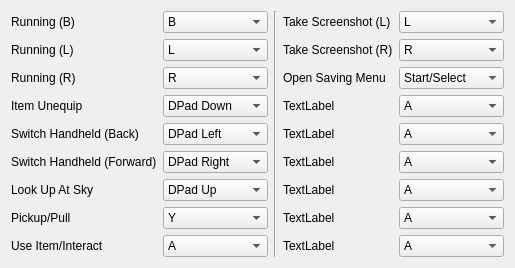
<?xml version="1.0" encoding="UTF-8"?>
<ui version="4.0">
 <class>ButtonRemap</class>
 <widget class="QDialog" name="ButtonRemap">
  <property name="geometry">
   <rect>
    <x>0</x>
    <y>0</y>
    <width>464</width>
    <height>246</height>
   </rect>
  </property>
  <property name="windowTitle">
   <string>Button Remapper</string>
  </property>
  <layout class="QGridLayout" name="gridLayout">
   <item row="2" column="3">
    <widget class="QLabel" name="LBL_SaveMenu">
     <property name="text">
      <string>Open Saving Menu</string>
     </property>
    </widget>
   </item>
   <item row="0" column="1">
    <widget class="QComboBox" name="CMB_RunB">
     <property name="currentIndex">
      <number>1</number>
     </property>
     <property name="sizeAdjustPolicy">
      <enum>QComboBox::AdjustToContents</enum>
     </property>
     <item>
      <property name="text">
       <string>A</string>
      </property>
     </item>
     <item>
      <property name="text">
       <string>B</string>
      </property>
     </item>
     <item>
      <property name="text">
       <string>X</string>
      </property>
     </item>
     <item>
      <property name="text">
       <string>Y</string>
      </property>
     </item>
     <item>
      <property name="text">
       <string>Start/Select</string>
      </property>
     </item>
     <item>
      <property name="text">
       <string>L</string>
      </property>
     </item>
     <item>
      <property name="text">
       <string>R</string>
      </property>
     </item>
     <item>
      <property name="text">
       <string>Touch Screen</string>
      </property>
     </item>
     <item>
      <property name="text">
       <string>DPad Up</string>
      </property>
     </item>
     <item>
      <property name="text">
       <string>DPad Down</string>
      </property>
     </item>
     <item>
      <property name="text">
       <string>DPad Left</string>
      </property>
     </item>
     <item>
      <property name="text">
       <string>DPad Right</string>
      </property>
     </item>
     <item>
      <property name="text">
       <string>CPad Up</string>
      </property>
     </item>
     <item>
      <property name="text">
       <string>CPad Down</string>
      </property>
     </item>
     <item>
      <property name="text">
       <string>CPad Left</string>
      </property>
     </item>
     <item>
      <property name="text">
       <string>CPad Right</string>
      </property>
     </item>
    </widget>
   </item>
   <item row="4" column="3">
    <widget class="QLabel" name="RunBLabel_14">
     <property name="text">
      <string>TextLabel</string>
     </property>
    </widget>
   </item>
   <item row="8" column="5">
    <widget class="QComboBox" name="RunBBox_18">
     <item>
      <property name="text">
       <string>A</string>
      </property>
     </item>
     <item>
      <property name="text">
       <string>B</string>
      </property>
     </item>
     <item>
      <property name="text">
       <string>X</string>
      </property>
     </item>
     <item>
      <property name="text">
       <string>Y</string>
      </property>
     </item>
     <item>
      <property name="text">
       <string>Select</string>
      </property>
     </item>
     <item>
      <property name="text">
       <string>Start</string>
      </property>
     </item>
     <item>
      <property name="text">
       <string>L</string>
      </property>
     </item>
     <item>
      <property name="text">
       <string>R</string>
      </property>
     </item>
     <item>
      <property name="text">
       <string>Touch Screen</string>
      </property>
     </item>
     <item>
      <property name="text">
       <string>DPad Up</string>
      </property>
     </item>
     <item>
      <property name="text">
       <string>DPad Down</string>
      </property>
     </item>
     <item>
      <property name="text">
       <string>DPad Left</string>
      </property>
     </item>
     <item>
      <property name="text">
       <string>DPad Right</string>
      </property>
     </item>
     <item>
      <property name="text">
       <string>CPad Up</string>
      </property>
     </item>
     <item>
      <property name="text">
       <string>CPad Down</string>
      </property>
     </item>
     <item>
      <property name="text">
       <string>CPad Left</string>
      </property>
     </item>
     <item>
      <property name="text">
       <string>CPad Right</string>
      </property>
     </item>
    </widget>
   </item>
   <item row="0" column="3">
    <widget class="QLabel" name="LBL_ScreenshotL">
     <property name="text">
      <string>Take Screenshot (L)</string>
     </property>
    </widget>
   </item>
   <item row="6" column="5">
    <widget class="QComboBox" name="RunBBox_16">
     <item>
      <property name="text">
       <string>A</string>
      </property>
     </item>
     <item>
      <property name="text">
       <string>B</string>
      </property>
     </item>
     <item>
      <property name="text">
       <string>X</string>
      </property>
     </item>
     <item>
      <property name="text">
       <string>Y</string>
      </property>
     </item>
     <item>
      <property name="text">
       <string>Select</string>
      </property>
     </item>
     <item>
      <property name="text">
       <string>Start</string>
      </property>
     </item>
     <item>
      <property name="text">
       <string>L</string>
      </property>
     </item>
     <item>
      <property name="text">
       <string>R</string>
      </property>
     </item>
     <item>
      <property name="text">
       <string>Touch Screen</string>
      </property>
     </item>
     <item>
      <property name="text">
       <string>DPad Up</string>
      </property>
     </item>
     <item>
      <property name="text">
       <string>DPad Down</string>
      </property>
     </item>
     <item>
      <property name="text">
       <string>DPad Left</string>
      </property>
     </item>
     <item>
      <property name="text">
       <string>DPad Right</string>
      </property>
     </item>
     <item>
      <property name="text">
       <string>CPad Up</string>
      </property>
     </item>
     <item>
      <property name="text">
       <string>CPad Down</string>
      </property>
     </item>
     <item>
      <property name="text">
       <string>CPad Left</string>
      </property>
     </item>
     <item>
      <property name="text">
       <string>CPad Right</string>
      </property>
     </item>
    </widget>
   </item>
   <item row="1" column="3">
    <widget class="QLabel" name="LBL_ScreenshotR">
     <property name="sizePolicy">
      <sizepolicy hsizetype="Maximum" vsizetype="Preferred">
       <horstretch>0</horstretch>
       <verstretch>0</verstretch>
      </sizepolicy>
     </property>
     <property name="text">
      <string>Take Screenshot (R)</string>
     </property>
    </widget>
   </item>
   <item row="3" column="5">
    <widget class="QComboBox" name="RunBBox_13">
     <item>
      <property name="text">
       <string>A</string>
      </property>
     </item>
     <item>
      <property name="text">
       <string>B</string>
      </property>
     </item>
     <item>
      <property name="text">
       <string>X</string>
      </property>
     </item>
     <item>
      <property name="text">
       <string>Y</string>
      </property>
     </item>
     <item>
      <property name="text">
       <string>Select</string>
      </property>
     </item>
     <item>
      <property name="text">
       <string>Start</string>
      </property>
     </item>
     <item>
      <property name="text">
       <string>L</string>
      </property>
     </item>
     <item>
      <property name="text">
       <string>R</string>
      </property>
     </item>
     <item>
      <property name="text">
       <string>Touch Screen</string>
      </property>
     </item>
     <item>
      <property name="text">
       <string>DPad Up</string>
      </property>
     </item>
     <item>
      <property name="text">
       <string>DPad Down</string>
      </property>
     </item>
     <item>
      <property name="text">
       <string>DPad Left</string>
      </property>
     </item>
     <item>
      <property name="text">
       <string>DPad Right</string>
      </property>
     </item>
     <item>
      <property name="text">
       <string>CPad Up</string>
      </property>
     </item>
     <item>
      <property name="text">
       <string>CPad Down</string>
      </property>
     </item>
     <item>
      <property name="text">
       <string>CPad Left</string>
      </property>
     </item>
     <item>
      <property name="text">
       <string>CPad Right</string>
      </property>
     </item>
    </widget>
   </item>
   <item row="5" column="1">
    <widget class="QComboBox" name="CMB_SwitchRight">
     <property name="currentIndex">
      <number>11</number>
     </property>
     <item>
      <property name="text">
       <string>A</string>
      </property>
     </item>
     <item>
      <property name="text">
       <string>B</string>
      </property>
     </item>
     <item>
      <property name="text">
       <string>X</string>
      </property>
     </item>
     <item>
      <property name="text">
       <string>Y</string>
      </property>
     </item>
     <item>
      <property name="text">
       <string>Start/Select</string>
      </property>
     </item>
     <item>
      <property name="text">
       <string>L</string>
      </property>
     </item>
     <item>
      <property name="text">
       <string>R</string>
      </property>
     </item>
     <item>
      <property name="text">
       <string>Touch Screen</string>
      </property>
     </item>
     <item>
      <property name="text">
       <string>DPad Up</string>
      </property>
     </item>
     <item>
      <property name="text">
       <string>DPad Down</string>
      </property>
     </item>
     <item>
      <property name="text">
       <string>DPad Left</string>
      </property>
     </item>
     <item>
      <property name="text">
       <string>DPad Right</string>
      </property>
     </item>
     <item>
      <property name="text">
       <string>CPad Up</string>
      </property>
     </item>
     <item>
      <property name="text">
       <string>CPad Down</string>
      </property>
     </item>
     <item>
      <property name="text">
       <string>CPad Left</string>
      </property>
     </item>
     <item>
      <property name="text">
       <string>CPad Right</string>
      </property>
     </item>
    </widget>
   </item>
   <item row="7" column="1">
    <widget class="QComboBox" name="CMB_Pickup">
     <property name="currentIndex">
      <number>3</number>
     </property>
     <item>
      <property name="text">
       <string>A</string>
      </property>
     </item>
     <item>
      <property name="text">
       <string>B</string>
      </property>
     </item>
     <item>
      <property name="text">
       <string>X</string>
      </property>
     </item>
     <item>
      <property name="text">
       <string>Y</string>
      </property>
     </item>
     <item>
      <property name="text">
       <string>Start/Select</string>
      </property>
     </item>
     <item>
      <property name="text">
       <string>L</string>
      </property>
     </item>
     <item>
      <property name="text">
       <string>R</string>
      </property>
     </item>
     <item>
      <property name="text">
       <string>Touch Screen</string>
      </property>
     </item>
     <item>
      <property name="text">
       <string>DPad Up</string>
      </property>
     </item>
     <item>
      <property name="text">
       <string>DPad Down</string>
      </property>
     </item>
     <item>
      <property name="text">
       <string>DPad Left</string>
      </property>
     </item>
     <item>
      <property name="text">
       <string>DPad Right</string>
      </property>
     </item>
     <item>
      <property name="text">
       <string>CPad Up</string>
      </property>
     </item>
     <item>
      <property name="text">
       <string>CPad Down</string>
      </property>
     </item>
     <item>
      <property name="text">
       <string>CPad Left</string>
      </property>
     </item>
     <item>
      <property name="text">
       <string>CPad Right</string>
      </property>
     </item>
    </widget>
   </item>
   <item row="4" column="0">
    <widget class="QLabel" name="LBL_SwitchLeft">
     <property name="text">
      <string>Switch Handheld (Back)</string>
     </property>
    </widget>
   </item>
   <item row="7" column="0">
    <widget class="QLabel" name="LBL_Pickup">
     <property name="text">
      <string>Pickup/Pull</string>
     </property>
    </widget>
   </item>
   <item row="0" column="0">
    <widget class="QLabel" name="LBL_RunB">
     <property name="text">
      <string>Running (B)</string>
     </property>
    </widget>
   </item>
   <item row="2" column="1">
    <widget class="QComboBox" name="CMB_RunR">
     <property name="currentIndex">
      <number>6</number>
     </property>
     <item>
      <property name="text">
       <string>A</string>
      </property>
     </item>
     <item>
      <property name="text">
       <string>B</string>
      </property>
     </item>
     <item>
      <property name="text">
       <string>X</string>
      </property>
     </item>
     <item>
      <property name="text">
       <string>Y</string>
      </property>
     </item>
     <item>
      <property name="text">
       <string>Start/Select</string>
      </property>
     </item>
     <item>
      <property name="text">
       <string>L</string>
      </property>
     </item>
     <item>
      <property name="text">
       <string>R</string>
      </property>
     </item>
     <item>
      <property name="text">
       <string>Touch Screen</string>
      </property>
     </item>
     <item>
      <property name="text">
       <string>DPad Up</string>
      </property>
     </item>
     <item>
      <property name="text">
       <string>DPad Down</string>
      </property>
     </item>
     <item>
      <property name="text">
       <string>DPad Left</string>
      </property>
     </item>
     <item>
      <property name="text">
       <string>DPad Right</string>
      </property>
     </item>
     <item>
      <property name="text">
       <string>CPad Up</string>
      </property>
     </item>
     <item>
      <property name="text">
       <string>CPad Down</string>
      </property>
     </item>
     <item>
      <property name="text">
       <string>CPad Left</string>
      </property>
     </item>
     <item>
      <property name="text">
       <string>CPad Right</string>
      </property>
     </item>
    </widget>
   </item>
   <item row="5" column="5">
    <widget class="QComboBox" name="RunBBox_15">
     <item>
      <property name="text">
       <string>A</string>
      </property>
     </item>
     <item>
      <property name="text">
       <string>B</string>
      </property>
     </item>
     <item>
      <property name="text">
       <string>X</string>
      </property>
     </item>
     <item>
      <property name="text">
       <string>Y</string>
      </property>
     </item>
     <item>
      <property name="text">
       <string>Select</string>
      </property>
     </item>
     <item>
      <property name="text">
       <string>Start</string>
      </property>
     </item>
     <item>
      <property name="text">
       <string>L</string>
      </property>
     </item>
     <item>
      <property name="text">
       <string>R</string>
      </property>
     </item>
     <item>
      <property name="text">
       <string>Touch Screen</string>
      </property>
     </item>
     <item>
      <property name="text">
       <string>DPad Up</string>
      </property>
     </item>
     <item>
      <property name="text">
       <string>DPad Down</string>
      </property>
     </item>
     <item>
      <property name="text">
       <string>DPad Left</string>
      </property>
     </item>
     <item>
      <property name="text">
       <string>DPad Right</string>
      </property>
     </item>
     <item>
      <property name="text">
       <string>CPad Up</string>
      </property>
     </item>
     <item>
      <property name="text">
       <string>CPad Down</string>
      </property>
     </item>
     <item>
      <property name="text">
       <string>CPad Left</string>
      </property>
     </item>
     <item>
      <property name="text">
       <string>CPad Right</string>
      </property>
     </item>
    </widget>
   </item>
   <item row="1" column="0">
    <widget class="QLabel" name="LBL_RunL">
     <property name="text">
      <string>Running (L)</string>
     </property>
    </widget>
   </item>
   <item row="7" column="5">
    <widget class="QComboBox" name="RunBBox_17">
     <item>
      <property name="text">
       <string>A</string>
      </property>
     </item>
     <item>
      <property name="text">
       <string>B</string>
      </property>
     </item>
     <item>
      <property name="text">
       <string>X</string>
      </property>
     </item>
     <item>
      <property name="text">
       <string>Y</string>
      </property>
     </item>
     <item>
      <property name="text">
       <string>Select</string>
      </property>
     </item>
     <item>
      <property name="text">
       <string>Start</string>
      </property>
     </item>
     <item>
      <property name="text">
       <string>L</string>
      </property>
     </item>
     <item>
      <property name="text">
       <string>R</string>
      </property>
     </item>
     <item>
      <property name="text">
       <string>Touch Screen</string>
      </property>
     </item>
     <item>
      <property name="text">
       <string>DPad Up</string>
      </property>
     </item>
     <item>
      <property name="text">
       <string>DPad Down</string>
      </property>
     </item>
     <item>
      <property name="text">
       <string>DPad Left</string>
      </property>
     </item>
     <item>
      <property name="text">
       <string>DPad Right</string>
      </property>
     </item>
     <item>
      <property name="text">
       <string>CPad Up</string>
      </property>
     </item>
     <item>
      <property name="text">
       <string>CPad Down</string>
      </property>
     </item>
     <item>
      <property name="text">
       <string>CPad Left</string>
      </property>
     </item>
     <item>
      <property name="text">
       <string>CPad Right</string>
      </property>
     </item>
    </widget>
   </item>
   <item row="0" column="2" rowspan="9">
    <widget class="Line" name="line">
     <property name="sizePolicy">
      <sizepolicy hsizetype="Fixed" vsizetype="Minimum">
       <horstretch>0</horstretch>
       <verstretch>0</verstretch>
      </sizepolicy>
     </property>
     <property name="orientation">
      <enum>Qt::Vertical</enum>
     </property>
    </widget>
   </item>
   <item row="5" column="3">
    <widget class="QLabel" name="RunBLabel_15">
     <property name="text">
      <string>TextLabel</string>
     </property>
    </widget>
   </item>
   <item row="2" column="5">
    <widget class="QComboBox" name="CMB_SaveMenu">
     <property name="currentIndex">
      <number>4</number>
     </property>
     <item>
      <property name="text">
       <string>A</string>
      </property>
     </item>
     <item>
      <property name="text">
       <string>B</string>
      </property>
     </item>
     <item>
      <property name="text">
       <string>X</string>
      </property>
     </item>
     <item>
      <property name="text">
       <string>Y</string>
      </property>
     </item>
     <item>
      <property name="text">
       <string>Start/Select</string>
      </property>
     </item>
     <item>
      <property name="text">
       <string>L</string>
      </property>
     </item>
     <item>
      <property name="text">
       <string>R</string>
      </property>
     </item>
     <item>
      <property name="text">
       <string>Touch Screen</string>
      </property>
     </item>
     <item>
      <property name="text">
       <string>DPad Up</string>
      </property>
     </item>
     <item>
      <property name="text">
       <string>DPad Down</string>
      </property>
     </item>
     <item>
      <property name="text">
       <string>DPad Left</string>
      </property>
     </item>
     <item>
      <property name="text">
       <string>DPad Right</string>
      </property>
     </item>
     <item>
      <property name="text">
       <string>CPad Up</string>
      </property>
     </item>
     <item>
      <property name="text">
       <string>CPad Down</string>
      </property>
     </item>
     <item>
      <property name="text">
       <string>CPad Left</string>
      </property>
     </item>
     <item>
      <property name="text">
       <string>CPad Right</string>
      </property>
     </item>
    </widget>
   </item>
   <item row="7" column="3">
    <widget class="QLabel" name="RunBLabel_17">
     <property name="text">
      <string>TextLabel</string>
     </property>
    </widget>
   </item>
   <item row="6" column="3">
    <widget class="QLabel" name="RunBLabel_16">
     <property name="text">
      <string>TextLabel</string>
     </property>
    </widget>
   </item>
   <item row="0" column="5">
    <widget class="QComboBox" name="CMB_ScreenshotL">
     <property name="currentIndex">
      <number>5</number>
     </property>
     <item>
      <property name="text">
       <string>A</string>
      </property>
     </item>
     <item>
      <property name="text">
       <string>B</string>
      </property>
     </item>
     <item>
      <property name="text">
       <string>X</string>
      </property>
     </item>
     <item>
      <property name="text">
       <string>Y</string>
      </property>
     </item>
     <item>
      <property name="text">
       <string>Start/Select</string>
      </property>
     </item>
     <item>
      <property name="text">
       <string>L</string>
      </property>
     </item>
     <item>
      <property name="text">
       <string>R</string>
      </property>
     </item>
     <item>
      <property name="text">
       <string>Touch Screen</string>
      </property>
     </item>
     <item>
      <property name="text">
       <string>DPad Up</string>
      </property>
     </item>
     <item>
      <property name="text">
       <string>DPad Down</string>
      </property>
     </item>
     <item>
      <property name="text">
       <string>DPad Left</string>
      </property>
     </item>
     <item>
      <property name="text">
       <string>DPad Right</string>
      </property>
     </item>
     <item>
      <property name="text">
       <string>CPad Up</string>
      </property>
     </item>
     <item>
      <property name="text">
       <string>CPad Down</string>
      </property>
     </item>
     <item>
      <property name="text">
       <string>CPad Left</string>
      </property>
     </item>
     <item>
      <property name="text">
       <string>CPad Right</string>
      </property>
     </item>
    </widget>
   </item>
   <item row="3" column="0">
    <widget class="QLabel" name="LBL_Unequip">
     <property name="text">
      <string>Item Unequip</string>
     </property>
    </widget>
   </item>
   <item row="3" column="1">
    <widget class="QComboBox" name="CMB_Unequip">
     <property name="currentIndex">
      <number>9</number>
     </property>
     <item>
      <property name="text">
       <string>A</string>
      </property>
     </item>
     <item>
      <property name="text">
       <string>B</string>
      </property>
     </item>
     <item>
      <property name="text">
       <string>X</string>
      </property>
     </item>
     <item>
      <property name="text">
       <string>Y</string>
      </property>
     </item>
     <item>
      <property name="text">
       <string>Start/Select</string>
      </property>
     </item>
     <item>
      <property name="text">
       <string>L</string>
      </property>
     </item>
     <item>
      <property name="text">
       <string>R</string>
      </property>
     </item>
     <item>
      <property name="text">
       <string>Touch Screen</string>
      </property>
     </item>
     <item>
      <property name="text">
       <string>DPad Up</string>
      </property>
     </item>
     <item>
      <property name="text">
       <string>DPad Down</string>
      </property>
     </item>
     <item>
      <property name="text">
       <string>DPad Left</string>
      </property>
     </item>
     <item>
      <property name="text">
       <string>DPad Right</string>
      </property>
     </item>
     <item>
      <property name="text">
       <string>CPad Up</string>
      </property>
     </item>
     <item>
      <property name="text">
       <string>CPad Down</string>
      </property>
     </item>
     <item>
      <property name="text">
       <string>CPad Left</string>
      </property>
     </item>
     <item>
      <property name="text">
       <string>CPad Right</string>
      </property>
     </item>
    </widget>
   </item>
   <item row="3" column="3">
    <widget class="QLabel" name="RunBLabel_13">
     <property name="text">
      <string>TextLabel</string>
     </property>
    </widget>
   </item>
   <item row="4" column="5">
    <widget class="QComboBox" name="RunBBox_14">
     <item>
      <property name="text">
       <string>A</string>
      </property>
     </item>
     <item>
      <property name="text">
       <string>B</string>
      </property>
     </item>
     <item>
      <property name="text">
       <string>X</string>
      </property>
     </item>
     <item>
      <property name="text">
       <string>Y</string>
      </property>
     </item>
     <item>
      <property name="text">
       <string>Select</string>
      </property>
     </item>
     <item>
      <property name="text">
       <string>Start</string>
      </property>
     </item>
     <item>
      <property name="text">
       <string>L</string>
      </property>
     </item>
     <item>
      <property name="text">
       <string>R</string>
      </property>
     </item>
     <item>
      <property name="text">
       <string>Touch Screen</string>
      </property>
     </item>
     <item>
      <property name="text">
       <string>DPad Up</string>
      </property>
     </item>
     <item>
      <property name="text">
       <string>DPad Down</string>
      </property>
     </item>
     <item>
      <property name="text">
       <string>DPad Left</string>
      </property>
     </item>
     <item>
      <property name="text">
       <string>DPad Right</string>
      </property>
     </item>
     <item>
      <property name="text">
       <string>CPad Up</string>
      </property>
     </item>
     <item>
      <property name="text">
       <string>CPad Down</string>
      </property>
     </item>
     <item>
      <property name="text">
       <string>CPad Left</string>
      </property>
     </item>
     <item>
      <property name="text">
       <string>CPad Right</string>
      </property>
     </item>
    </widget>
   </item>
   <item row="6" column="0">
    <widget class="QLabel" name="LBL_LookSky">
     <property name="text">
      <string>Look Up At Sky</string>
     </property>
    </widget>
   </item>
   <item row="5" column="0">
    <widget class="QLabel" name="LBL_CMB_SwitchRight">
     <property name="text">
      <string>Switch Handheld (Forward)</string>
     </property>
    </widget>
   </item>
   <item row="4" column="1">
    <widget class="QComboBox" name="CMB_SwitchLeft">
     <property name="currentIndex">
      <number>10</number>
     </property>
     <item>
      <property name="text">
       <string>A</string>
      </property>
     </item>
     <item>
      <property name="text">
       <string>B</string>
      </property>
     </item>
     <item>
      <property name="text">
       <string>X</string>
      </property>
     </item>
     <item>
      <property name="text">
       <string>Y</string>
      </property>
     </item>
     <item>
      <property name="text">
       <string>Start/Select</string>
      </property>
     </item>
     <item>
      <property name="text">
       <string>L</string>
      </property>
     </item>
     <item>
      <property name="text">
       <string>R</string>
      </property>
     </item>
     <item>
      <property name="text">
       <string>Touch Screen</string>
      </property>
     </item>
     <item>
      <property name="text">
       <string>DPad Up</string>
      </property>
     </item>
     <item>
      <property name="text">
       <string>DPad Down</string>
      </property>
     </item>
     <item>
      <property name="text">
       <string>DPad Left</string>
      </property>
     </item>
     <item>
      <property name="text">
       <string>DPad Right</string>
      </property>
     </item>
     <item>
      <property name="text">
       <string>CPad Up</string>
      </property>
     </item>
     <item>
      <property name="text">
       <string>CPad Down</string>
      </property>
     </item>
     <item>
      <property name="text">
       <string>CPad Left</string>
      </property>
     </item>
     <item>
      <property name="text">
       <string>CPad Right</string>
      </property>
     </item>
    </widget>
   </item>
   <item row="6" column="1">
    <widget class="QComboBox" name="CMB_LookSky">
     <property name="currentIndex">
      <number>8</number>
     </property>
     <item>
      <property name="text">
       <string>A</string>
      </property>
     </item>
     <item>
      <property name="text">
       <string>B</string>
      </property>
     </item>
     <item>
      <property name="text">
       <string>X</string>
      </property>
     </item>
     <item>
      <property name="text">
       <string>Y</string>
      </property>
     </item>
     <item>
      <property name="text">
       <string>Start/Select</string>
      </property>
     </item>
     <item>
      <property name="text">
       <string>L</string>
      </property>
     </item>
     <item>
      <property name="text">
       <string>R</string>
      </property>
     </item>
     <item>
      <property name="text">
       <string>Touch Screen</string>
      </property>
     </item>
     <item>
      <property name="text">
       <string>DPad Up</string>
      </property>
     </item>
     <item>
      <property name="text">
       <string>DPad Down</string>
      </property>
     </item>
     <item>
      <property name="text">
       <string>DPad Left</string>
      </property>
     </item>
     <item>
      <property name="text">
       <string>DPad Right</string>
      </property>
     </item>
     <item>
      <property name="text">
       <string>CPad Up</string>
      </property>
     </item>
     <item>
      <property name="text">
       <string>CPad Down</string>
      </property>
     </item>
     <item>
      <property name="text">
       <string>CPad Left</string>
      </property>
     </item>
     <item>
      <property name="text">
       <string>CPad Right</string>
      </property>
     </item>
    </widget>
   </item>
   <item row="8" column="0">
    <widget class="QLabel" name="LBL_Interact">
     <property name="text">
      <string>Use Item/Interact</string>
     </property>
    </widget>
   </item>
   <item row="8" column="1">
    <widget class="QComboBox" name="CMB_Interact">
     <item>
      <property name="text">
       <string>A</string>
      </property>
     </item>
     <item>
      <property name="text">
       <string>B</string>
      </property>
     </item>
     <item>
      <property name="text">
       <string>X</string>
      </property>
     </item>
     <item>
      <property name="text">
       <string>Y</string>
      </property>
     </item>
     <item>
      <property name="text">
       <string>Start/Select</string>
      </property>
     </item>
     <item>
      <property name="text">
       <string>L</string>
      </property>
     </item>
     <item>
      <property name="text">
       <string>R</string>
      </property>
     </item>
     <item>
      <property name="text">
       <string>Touch Screen</string>
      </property>
     </item>
     <item>
      <property name="text">
       <string>DPad Up</string>
      </property>
     </item>
     <item>
      <property name="text">
       <string>DPad Down</string>
      </property>
     </item>
     <item>
      <property name="text">
       <string>DPad Left</string>
      </property>
     </item>
     <item>
      <property name="text">
       <string>DPad Right</string>
      </property>
     </item>
     <item>
      <property name="text">
       <string>CPad Up</string>
      </property>
     </item>
     <item>
      <property name="text">
       <string>CPad Down</string>
      </property>
     </item>
     <item>
      <property name="text">
       <string>CPad Left</string>
      </property>
     </item>
     <item>
      <property name="text">
       <string>CPad Right</string>
      </property>
     </item>
    </widget>
   </item>
   <item row="1" column="1">
    <widget class="QComboBox" name="CMB_RunL">
     <property name="currentIndex">
      <number>5</number>
     </property>
     <item>
      <property name="text">
       <string>A</string>
      </property>
     </item>
     <item>
      <property name="text">
       <string>B</string>
      </property>
     </item>
     <item>
      <property name="text">
       <string>X</string>
      </property>
     </item>
     <item>
      <property name="text">
       <string>Y</string>
      </property>
     </item>
     <item>
      <property name="text">
       <string>Start/Select</string>
      </property>
     </item>
     <item>
      <property name="text">
       <string>L</string>
      </property>
     </item>
     <item>
      <property name="text">
       <string>R</string>
      </property>
     </item>
     <item>
      <property name="text">
       <string>Touch Screen</string>
      </property>
     </item>
     <item>
      <property name="text">
       <string>DPad Up</string>
      </property>
     </item>
     <item>
      <property name="text">
       <string>DPad Down</string>
      </property>
     </item>
     <item>
      <property name="text">
       <string>DPad Left</string>
      </property>
     </item>
     <item>
      <property name="text">
       <string>DPad Right</string>
      </property>
     </item>
     <item>
      <property name="text">
       <string>CPad Up</string>
      </property>
     </item>
     <item>
      <property name="text">
       <string>CPad Down</string>
      </property>
     </item>
     <item>
      <property name="text">
       <string>CPad Left</string>
      </property>
     </item>
     <item>
      <property name="text">
       <string>CPad Right</string>
      </property>
     </item>
    </widget>
   </item>
   <item row="1" column="5">
    <widget class="QComboBox" name="CMB_ScreenshotR">
     <property name="currentIndex">
      <number>6</number>
     </property>
     <item>
      <property name="text">
       <string>A</string>
      </property>
     </item>
     <item>
      <property name="text">
       <string>B</string>
      </property>
     </item>
     <item>
      <property name="text">
       <string>X</string>
      </property>
     </item>
     <item>
      <property name="text">
       <string>Y</string>
      </property>
     </item>
     <item>
      <property name="text">
       <string>Start/Select</string>
      </property>
     </item>
     <item>
      <property name="text">
       <string>L</string>
      </property>
     </item>
     <item>
      <property name="text">
       <string>R</string>
      </property>
     </item>
     <item>
      <property name="text">
       <string>Touch Screen</string>
      </property>
     </item>
     <item>
      <property name="text">
       <string>DPad Up</string>
      </property>
     </item>
     <item>
      <property name="text">
       <string>DPad Down</string>
      </property>
     </item>
     <item>
      <property name="text">
       <string>DPad Left</string>
      </property>
     </item>
     <item>
      <property name="text">
       <string>DPad Right</string>
      </property>
     </item>
     <item>
      <property name="text">
       <string>CPad Up</string>
      </property>
     </item>
     <item>
      <property name="text">
       <string>CPad Down</string>
      </property>
     </item>
     <item>
      <property name="text">
       <string>CPad Left</string>
      </property>
     </item>
     <item>
      <property name="text">
       <string>CPad Right</string>
      </property>
     </item>
    </widget>
   </item>
   <item row="2" column="0">
    <widget class="QLabel" name="LBL_RunR">
     <property name="sizePolicy">
      <sizepolicy hsizetype="Maximum" vsizetype="Preferred">
       <horstretch>0</horstretch>
       <verstretch>0</verstretch>
      </sizepolicy>
     </property>
     <property name="text">
      <string>Running (R)</string>
     </property>
    </widget>
   </item>
   <item row="8" column="3">
    <widget class="QLabel" name="LBL_EWW">
     <property name="text">
      <string>TextLabel</string>
     </property>
    </widget>
   </item>
  </layout>
 </widget>
 <resources/>
 <connections/>
</ui>
